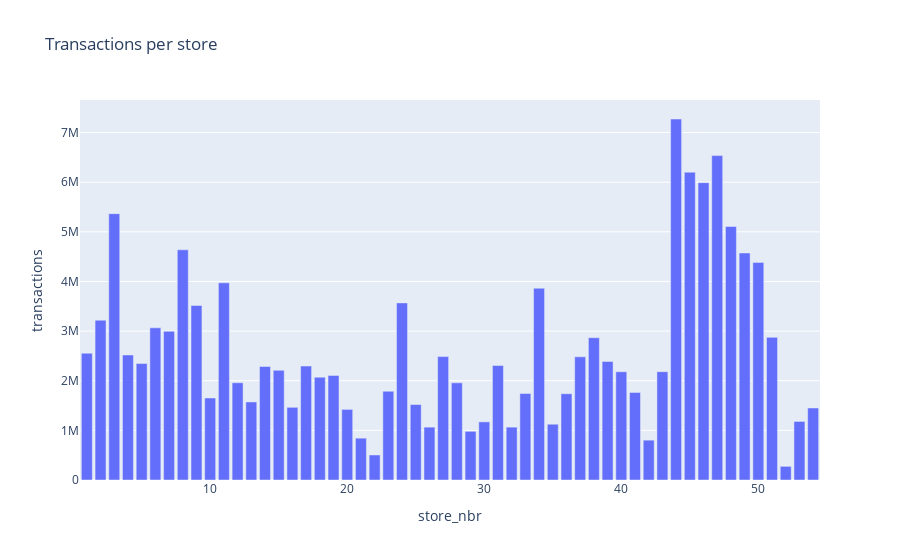

The notebook cell this image was saved under:
### Markdown cell above
#### Total transactions per store

### Code cell
temp = transactions.copy()
px.bar(temp.groupby("store_nbr").agg({"transactions": "sum"}).reset_index(), x="store_nbr", y="transactions", title="Transactions per store")

### Figure 1 — Plotly figure (JSON) as saved in the notebook; plotly's stock layout.template omitted (floating-point values rounded to 4 significant figures)
{"data": [{"alignmentgroup": "True", "hovertemplate": "store_nbr=%{x}<br>transactions=%{y}<extra></extra>", "legendgroup": "", "marker": {"color": "#636efa", "pattern": {"shape": ""}}, "name": "", "offsetgroup": "", "orientation": "v", "showlegend": false, "textposition": "auto", "type": "bar", "x": [1, 2, 3, 4, 5, 6, 7, 8, 9, 10, 11, 12, 13, 14, 15, 16, 17, 18, 19, 20, 21, 22, 23, 24, 25, 26, 27, 28, 29, 30, 31, 32, 33, 34, 35, 36, 37, 38, 39, 40, 41, 42, 43, 44, 45, 46, 47, 48, 49, 50, 51, 52, 53, 54], "xaxis": "x", "y": [2553963, 3219901, 5366350, 2519007, 2347877, 3065896, 2995993, 4637971, 3516162, 1652493, 3972488, 1958852, 1572504, 2287850, 2209898, 1464498, 2295485, 2071278, 2107489, 1422539, 842891, 504156, 1788171, 3568206, 1520362, 1065059, 2485687, 1957594, 981448, 1171130, 2306044, 1065226, 1743003, 3864018, 1123889, 1738129, 2481719, 2867052, 2389482, 2181195, 1764146, 802646, 2182356, 7273093, 6201115, 5990113, 6535810, 5107785, 4574103, 4384444, 2873614, 275393, 1180082, 1451290], "yaxis": "y"}], "layout": {"barmode": "relative", "legend": {"tracegroupgap": 0}, "title": {"text": "Transactions per store"}, "xaxis": {"anchor": "y", "domain": [0, 1], "title": {"text": "store_nbr"}}, "yaxis": {"anchor": "x", "domain": [0, 1], "title": {"text": "transactions"}}}}
